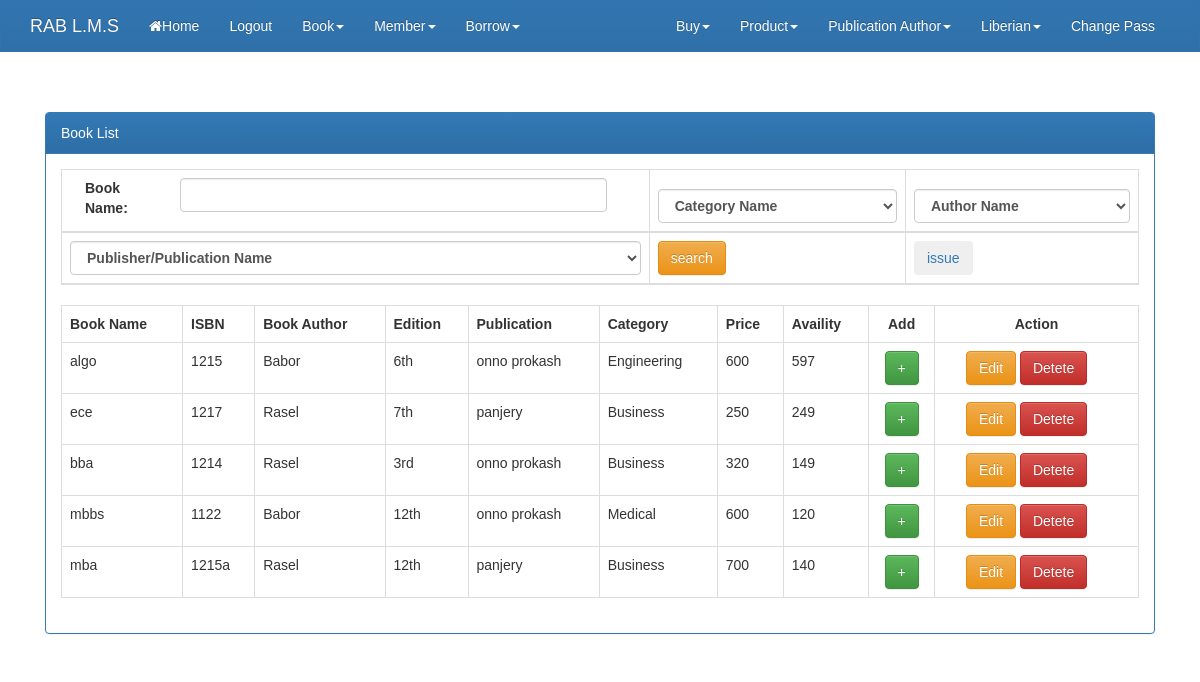
Page /booklist.php (signed in) on the committed database.
### tables this page shows
CREATE TABLE IF NOT EXISTS `book` (
  `book_id` int(11) NOT NULL AUTO_INCREMENT,
  `book_name` varchar(250) NOT NULL,
  `category` varchar(50) NOT NULL,
  `book_price` int(11) NOT NULL,
  `book_edition` varchar(50) NOT NULL,
  `ISBN_number` varchar(70) NOT NULL,
  `book_pub` int(11) NOT NULL,
  `available` int(11) NOT NULL,
  PRIMARY KEY (`book_id`)
);

CREATE TABLE IF NOT EXISTS `publisher` (
  `pub_id` int(11) NOT NULL AUTO_INCREMENT,
  `pub_name` varchar(100) NOT NULL,
  `publication` varchar(300) NOT NULL,
  `pub_address` varchar(1000) NOT NULL,
  `pub_phone` varchar(50) NOT NULL,
  PRIMARY KEY (`pub_id`)
);

### booklist.php (the view, shortened to what this page needs)
<?php
	require_once('db.php');
	if(isset($_POST['search'])){
		$sql_s_b = "SELECT * FROM `book`,publisher WHERE book.book_pub=publisher.pub_id ";
		if(isset( $_POST['b_n'] )){
			$sql_s_b .= " and book.book_name like '%{$_POST['b_n']}%' ";
		}
		if(isset( $_POST['c_n'] )){
			$sql_s_b .= " and book.category = '{$_POST['c_n']}' ";
		}
		if(isset( $_POST['p_n'] )){
			$sql_s_b .= " and publisher.pub_id ={$_POST['p_n']} ";
		}
		if(isset( $_POST['a_n'] )){
			$sql_s_b = "SELECT * FROM `book`,author,book_author ,publisher
						WHERE book_author.book_id = book.book_id
						and  book.book_pub=publisher.pub_id
						and book_author.author_id = author.author_id and author.author_id = {$_POST['a_n']}";
		}
		$books = $con->query($sql_s_b);
	}else{
		$sql_s_b = "SELECT * FROM `book`,publisher WHERE book.book_pub=publisher.pub_id limit 20";
		$books = $con->query($sql_s_b);
	}
?>
<!DOCTYPE html>
<html lang="en">
	<head>
		<link rel="stylesheet" href="css/font-awesome.min.css">
		<link rel="stylesheet" href="css/w3.css">
		<link rel="stylesheet" href="css/bootstrap.min.css">
		<link rel="stylesheet" href="css/bootstrap-theme.min.css">
		<link rel="stylesheet" href="css/style.css">
	</head>
<body>
  <?php require_once('navbar.php'); ?>
<div class="container">
	   <div class="col-md-12 " style="margin-top:40px">
	   <div class="panel panel-primary">
		<div class="panel-heading">Book List</div>
		  <div class="panel-body">
     <div class="table-responsive">
    <table class="table table-bordered">
    <thead>
      <tr>
        <th>
		<form action="" method="post" >
          <label class="control-label col-sm-2" for="email">Book Name:</label>
          <div class="col-md-4" style="width: 80%">
           <input type="text" id="disabledTextInput" name="b_n" class="form-control">
        </div>
        </th>
        <th>
			<select class="form-control" name="c_n">
				<option selected disabled>Category Name</option>
			</select>
      </th>
        <th>
          <select  class="form-control" name="a_n">
				<option selected disabled>Author Name</option>
			</select>
        </th>
      </tr>
	  <tr>
        <th>
			<select  class="form-control" name="p_n">
          <option selected disabled>Publisher/Publication Name</option>
          </select>
        </th>
        <th>
			<button type="submit" class="btn btn-warning" name="search" >search</button>
		</th>
		<th>
			<a href="issuebook.php"><button type="button" class="btn btn-inform" name="search" >issue</button></a>
		</th>
      </tr>
    </thead>
	</table>
	<table class="table table-bordered">
      <tr>
        <th>Book Name</th>
        <th>ISBN</th>
        <th>Book Author</th>
        <th>Edition</th>
        <th>Publication</th>
        <th>Category</th>
        <th>Price</th>
        <th>Availity</th>
        <th style="text-align:center;" >Add</th>
        <th style="text-align:center;" >Action</th>
      </tr>
	  <?php
			while($b = $books->fetch_object()):
			$sql_auth_n = $sql_s_b = " SELECT author.author_name FROM `book`,author,book_author
						WHERE book_author.book_id = book.book_id
						and book_author.author_id = author.author_id and book_author.book_id = {$b->book_id} ";
			$auth_rs = $con->query($sql_auth_n);
			$a_name = "";
			while($a = $auth_rs->fetch_object()){
				$a_name .= $a->author_name;
				$a_name .=", ";
			}
	  ?>
      <tr>
        <td><?php echo $b->book_name; ?></td>
        <td><?php echo $b->ISBN_number; ?></td>
        <td><?php echo chop($a_name,', '); ?></td>
        <td><?php echo $b->book_edition; ?></td>
        <td><?php echo $b->publication; ?></td>
        <td><?php echo $b->category; ?></td>
        <td><?php echo $b->book_price; ?></td>
        <td><?php echo $b->available; ?></td>
        <td style="text-align:center;" ><a href="add_bucket.php?b_id=<?php echo $b->book_id; ?>" ><button type="button" class="btn btn-success">+</button></a></td>
        <td style="text-align:center;" >
          <a href="addbook.php?b_id=<?php echo  $b->book_id;  ?>" ><button type="button" class="btn btn-warning">Edit</button></a>
          <a  href="del_book.php?b_id=<?php echo $b->book_id;  ?>" ><button type="button" class="btn btn-danger" style="margin-right: 20px">Detete</button></a>
        </td>
      </tr>
	  <?php endwhile; ?>
	</table>
	</div>
  </div>
</div>
</div>
</div>
</body>
</html>

### css/w3.css (style rules this page uses)
* { -webkit-box-sizing:border-box;-moz-box-sizing:border-box;box-sizing:border-box }
html { -ms-text-size-adjust:100%;-webkit-text-size-adjust:100% }
body { margin:0 }
a { -webkit-tap-highlight-color:transparent;background-color:transparent }
button,input,optgroup,select,textarea { color:inherit;font:inherit;margin:0 }
button { overflow:visible }
button,select { text-transform:none }
button,html input[type=button],input[type=reset],input[type=submit] { -webkit-appearance:button;cursor:pointer }
html,body { font-family:Verdana,sans-serif;font-size:15px;line-height:1.5 }
a { color:inherit }
table { border-collapse:collapse;border-spacing:0;width:100%;display:table }
table,th,td { border:none }

### css/style.css (style rules this page uses)
body { font-family: Arial, Helvetica, sans-serif; }
td { font-family: Arial, Helvetica, sans-serif; }
th { font-family: Arial, Helvetica, sans-serif; }
.table { border: 1px solid #dddddd; }

### rows in the picture
book: book_name "algo", ISBN_number "1215", a_name "Babor", book_edition "6th", publisher.publication "onno prokash", category "Engineering", book_price "600", available "597"
book: book_name "ece", ISBN_number "1217", a_name "Rasel", book_edition "7th", publisher.publication "panjery", category "Business", book_price "250", available "249"
book: book_name "bba", ISBN_number "1214", a_name "Rasel", book_edition "3rd", publisher.publication "onno prokash", category "Business", book_price "320", available "149"
book: book_name "mbbs", ISBN_number "1122", a_name "Babor", book_edition "12th", publisher.publication "onno prokash", category "Medical", book_price "600", available "120"
book: book_name "mba", ISBN_number "1215a", a_name "Rasel", book_edition "12th", publisher.publication "panjery", category "Business", book_price "700", available "140"
